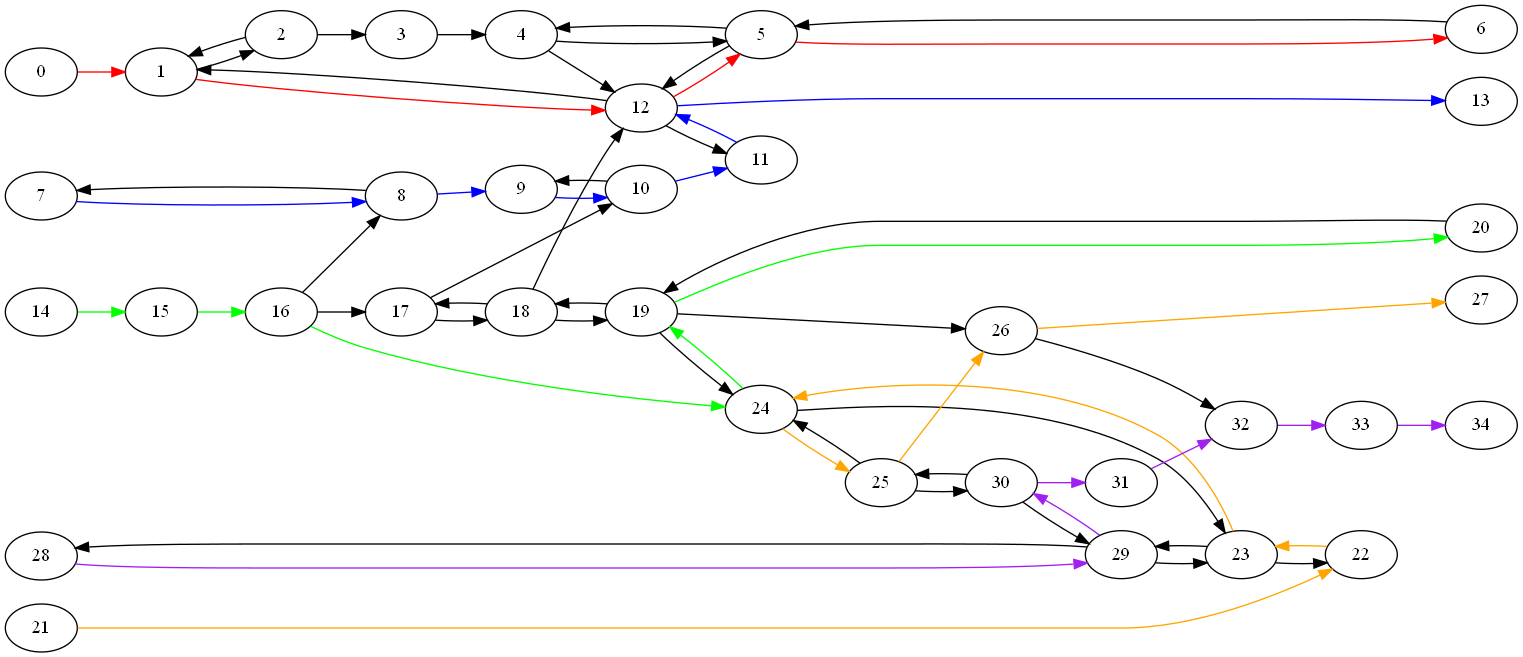

Source code (Python):
#! /usr/bin/env python

import random

random.seed(1012233000)

import project
import warnings

nRows = 5
nColumns = 7

pairs = [ (u * nColumns, (u + 1) * nColumns - 1) for u in range( nRows ) ]

# 5 rows of intermediate vertices, 5 vertices long.
rows = []
for iRow in range( nRows ):
    rows.append( list( range( iRow * nColumns, (iRow + 1 ) * nColumns)))

rowEdges = []
# Add edges for each row.
for row in rows:
    for tail, head in zip( row[:-1], row[1:] ):
        rowEdges.append( (tail, head) )
        print( rowEdges[-1])
        if random.random() < 0.5:
            rowEdges.append( ( head, tail) )
            print( rowEdges[-1])

moreEdges = []
# Add edges between each pair of rows.
for highRow, lowRow in zip( rows[:-1], rows[1:] ):

    highChoices = sorted( random.choices( highRow[1:-1], k=3 ) )
    lowChoices = sorted( random.choices( lowRow[1:-1], k=3 ) )
    print( highChoices, lowChoices )
    for high, low in zip( highChoices, lowChoices ):
        if random.random() < 0.75:
            moreEdges.append( (high, low) )
            # print( moreEdges[-1])
        if random.random() < 0.75:
            moreEdges.append( (low, high) )
            # print( moreEdges[-1])
        

g = project.DpGraph( nRows )
edges = rowEdges + moreEdges
g.add_edges( edges )

paths, count = project.approxSolveDp( pairs, g.edges )

try:
    import pygraphviz as pgv
    G = pgv.AGraph( directed=True )
    G.add_edges_from( edges )
    
    G.subgraph( [ u for (u,v) in pairs ], rank="source" )
    G.subgraph( [ v for (u,v) in pairs ], rank="sink")
    # for iColumn in range(1,nColumns-1):
        # G.subgraph( list(range(iColumn, nRows*nColumns, nRows)),rank="same")

    with warnings.catch_warnings():
        warnings.filterwarnings( "ignore", message=".*3n.1 points" )
        G.layout( prog='dot', args = '-Grankdir=LR')

        colors = ['red', 'blue', 'green', 'orange', 'purple' ]
        for iPair in range(len(pairs)):
            if paths[iPair] is None:
                continue
            orderly = [pairs[iPair][0]]
            while len(paths[iPair]):
                nextEdge = [ edge for edge in paths[iPair] if edge[0] == orderly[-1] ]
                nextEdge = nextEdge[0] # Will fail if the solution is broken
                G.get_edge(*nextEdge).attr["color"] = colors[iPair]
                iNext = paths[iPair].index(nextEdge)
                paths[iPair].pop( iNext )
                orderly.append( nextEdge[1] )
            print( f"Path {iPair}:")
            print( "->".join([str(v) for v in orderly]) )


        G.draw( f"approxGraph.png" )

except Exception as e:
    print( f"Failed to draw display graph.")
    raise e
